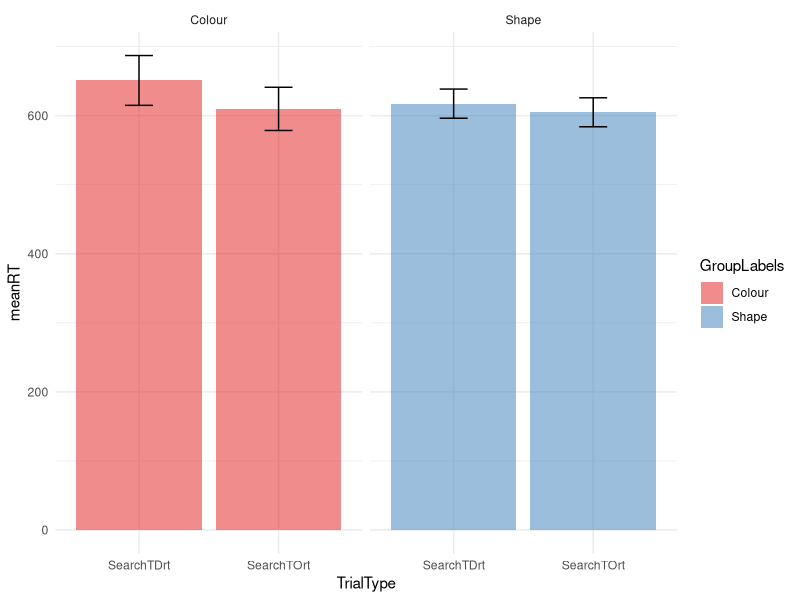

Write R code to recreate this figure. (Note: this script raises an error after producing the figure.)
library(dplyr)
library(tidyr)
library(ggplot2)
#Need to run helpfulPlotFunctions for violins

#Load group data
behavdata = read.csv(file="BehaviouralData.csv")
behavdata = behavdata %>% mutate(GroupLabels = ifelse(Group == 1, "Colour", "Shape"))

#Calculate distractor interference effect
behavdata = behavdata %>% mutate(DistInt = SearchTDrt-SearchTOrt)

#Stats comparing distractor intereference between groups
t.test(filter(behavdata,GroupLabels=="Colour")$DistInt,filter(behavdata,GroupLabels=="Shape")$DistInt)

#PlotS
#First reproduce bar graph that has been used in past
behavdata %>%
  gather("TrialType", "RT", colnames(behavdata)[4:5]) %>%
  group_by(TrialType,Group,GroupLabels) %>%
  summarise(meanRT = mean(RT), seRT = sd(RT)/sqrt(n())) %>%
  ggplot(aes(x = TrialType, y=meanRT, fill = GroupLabels)) +
  geom_col(alpha = .5) +
  geom_errorbar(aes(ymin = meanRT - seRT, ymax = meanRT + seRT), width=0.2)+
  scale_colour_brewer(palette = "Set1")+
  scale_fill_brewer(palette = "Set1")+
  facet_grid(.~GroupLabels) +
  theme_minimal()

behavdata %>%
  filter(SwitchRate>0.2) %>%
ggplot( aes(x = Group, y = DistInt, fill = GroupLabels)) +
  geom_flat_violin(aes(fill = GroupLabels),position = position_nudge(x = .1, y = 0), adjust = 1.5, trim = FALSE, alpha = .5, colour = NA)+
  geom_point(aes(x = Group-0.25, y = DistInt, colour = GroupLabels),position = position_jitter(width = .05), size = 4, shape = 20)+
  geom_boxplot(aes(x = Group, y = DistInt, fill = GroupLabels),outlier.shape = NA, alpha = .5, width = .1, colour = "black")+
  scale_colour_brewer(palette = "Set1")+
  scale_fill_brewer(palette = "Set1")+
  labs(y = "Distractor Interference (ms)") +
  theme(panel.grid.major = element_blank(), 
        panel.grid.minor = element_blank(),
        panel.background = element_blank(),
        axis.line = element_line(colour = "black"),
        axis.text.x = element_blank(),
        axis.title.x = element_blank(),
        axis.ticks = element_blank(),
        text= element_text(size=30))
ggsave('test.pdf', width = 15, height = 10)

#####
#Now let's look at switch rate!

#Stats comparing switch rate between groups
t.test(filter(behavdata,GroupLabels=="Colour"&SwitchRate>0.2)$SwitchRate,filter(behavdata,GroupLabels=="Shape"&SwitchRate>0.2)$SwitchRate)

behavdata %>%
  filter(SwitchRate>0.2) %>%
ggplot( aes(x = Group, y = SwitchRate, fill = GroupLabels)) +
  geom_flat_violin(aes(fill = GroupLabels),position = position_nudge(x = .1, y = 0), adjust = 1.5, trim = FALSE, alpha = .5, colour = NA)+
  geom_point(aes(x = Group-0.25, y = SwitchRate, colour = GroupLabels),position = position_jitter(width = .05), size = 4, shape = 20)+
  geom_boxplot(aes(x = Group, y = SwitchRate, fill = GroupLabels),outlier.shape = NA, alpha = .5, width = .1, colour = "black")+
  scale_colour_brewer(palette = "Set1")+
  scale_fill_brewer(palette = "Set1")+
  labs(y = "Switch Rate") +
  theme(panel.grid.major = element_blank(), 
        panel.grid.minor = element_blank(),
        panel.background = element_blank(),
        axis.line = element_line(colour = "black"),
        axis.text.x = element_blank(),
        axis.title.x = element_blank(),
        axis.ticks = element_blank(),
        text= element_text(size=30))

#Correlations
behavdata %>%
ggplot(aes(x = DistInt, y = SwitchRate, fill = GroupLabels)) +
  geom_point()
library(Hmisc)
rcorr(behavdata$SwitchRate, behavdata$DistInt)
